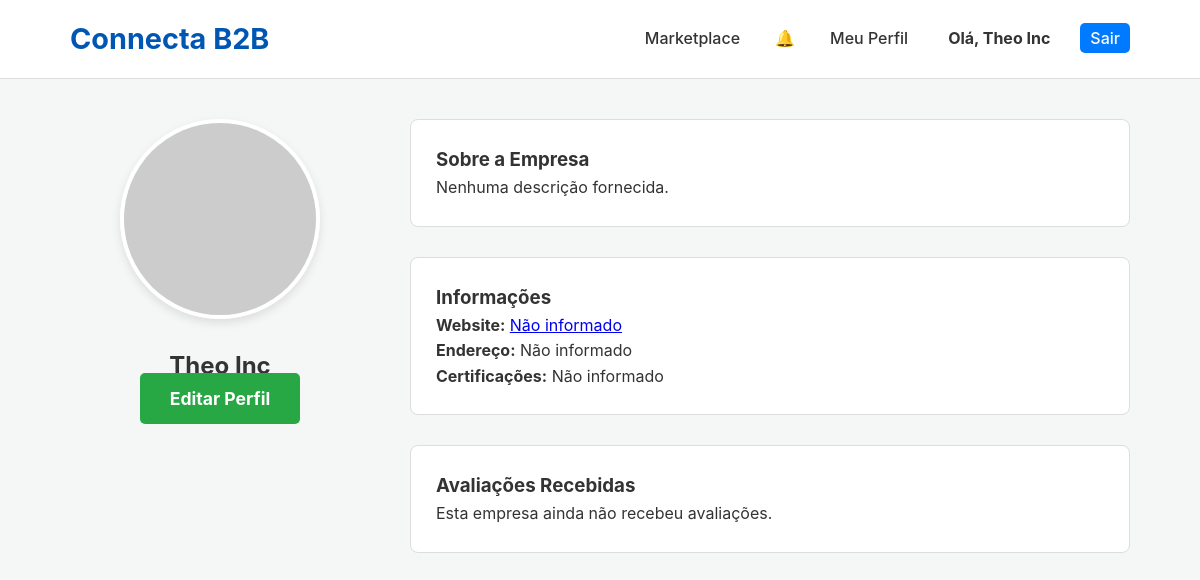
Page /company/2 (signed in) on the committed database.
### app.py (models this page shows, shortened)
class Company(db.Model):
    id = db.Column(db.Integer, primary_key=True); company_name = db.Column(db.String(150), nullable=False); cnpj = db.Column(db.String(18), unique=True, nullable=False); email = db.Column(db.String(150), unique=True, nullable=False); password_hash = db.Column(db.String(256), nullable=False); user_type = db.Column(db.String(50), nullable=False)
    is_verified = db.Column(db.Boolean, default=False); is_admin = db.Column(db.Boolean, default=False); is_active = db.Column(db.Boolean, default=True)
    logo_filename = db.Column(db.String(255), nullable=True); description = db.Column(db.Text, nullable=True); website = db.Column(db.String(255), nullable=True); address = db.Column(db.String(255), nullable=True); certifications = db.Column(db.String(255), nullable=True)
    created_at = db.Column(db.DateTime, default=datetime.utcnow)
    products = db.relationship('Product', backref='supplier', lazy=True, cascade="all, delete-orphan")
    notifications = db.relationship('Notification', foreign_keys='Notification.recipient_id', backref='recipient', lazy=True, cascade="all, delete-orphan")
    reviews_received = db.relationship('Review', foreign_keys='Review.supplier_id', backref='reviewed_supplier', lazy='dynamic')
    sent_quotes = db.relationship('QuoteRequest', foreign_keys='QuoteRequest.buyer_id', backref='buyer', lazy='dynamic')
    received_quotes = db.relationship('QuoteRequest', foreign_keys='QuoteRequest.supplier_id', backref='supplier', lazy='dynamic')
    quote_groups = db.relationship('QuoteGroup', backref='buyer', lazy=True)
    open_rfqs = db.relationship('OpenRFQ', backref='buyer', lazy=True) # RFQ: Ligação com a empresa que criou
    open_rfq_responses = db.relationship('OpenRFQResponse', backref='supplier', lazy=True) # RFQ: Ligação com as respostas

### app.py (the view)
@app.route('/company/<int:company_id>')
@login_required
def company_profile(company_id):
    company = db.session.get(Company, company_id)
    avg_rating = db.session.query(func.avg(Review.rating)).filter(Review.supplier_id == company.id).scalar()
    reviews = Review.query.filter_by(supplier_id=company_id).order_by(Review.timestamp.desc()).all()
    return render_template('company_profile.html', company=company, avg_rating=avg_rating, reviews=reviews)

### app.py (called while the page is built)
def login_required(f):
    @wraps(f)
    def decorated_function(*args, **kwargs):
        if 'company_id' not in session: flash('Você precisa estar logado.', 'error'); return redirect(url_for('login'))
        return f(*args, **kwargs)
    return decorated_function

@app.context_processor
def inject_notifications():
    if 'company_id' in session:
        unread_count = db.session.query(Notification).filter_by(recipient_id=session['company_id'], read=False).count()
        cart_item_count = len(session.get('cart', {})) if session.get('user_type') == 'buyer' else 0
        return dict(unread_notifications=unread_count, cart_item_count=cart_item_count)
    return dict(unread_notifications=0, cart_item_count=0)

### templates/company_profile.html (shortened to what this page needs)
<!DOCTYPE html>
<html lang="pt-br">
<head>
    <link rel="stylesheet" href="{{ url_for('static', filename='css/style.css') }}">
</head>
<body>
    <header class="main-header">
        <div class="container">
            <a href="{{ url_for('home') }}" style="text-decoration: none;"><h1 class="logo">Connecta B2B</h1></a>
            <nav class="main-nav">
                <ul>
                    <li><a href="{{ url_for('products') }}">Marketplace</a></li>
                    <li><a href="{{ url_for('notifications') }}" style="position: relative; padding: 5px;">&#128276; </a></li>
                    <li><a href="{{ url_for('company_profile', company_id=session.company_id) }}">Meu Perfil</a></li>
                    <li><a href="{{ url_for('dashboard') }}"><strong>Olá, {{ session.company_name }}</strong></a></li>
                    <li><a href="{{ url_for('logout') }}" class="login-button">Sair</a></li>
                </ul>
            </nav>
        </div>
    </header>
    <main class="container" style="padding: 40px 20px;">
        <div class="profile-grid">
            <aside class="profile-sidebar">
                <img src="{{ url_for('static', filename='uploads/' + company.logo_filename) if company.logo_filename else 'https://via.placeholder.com/200' }}" alt="Logo de {{ company.company_name }}" class="profile-logo">
                <h2>{{ company.company_name }} {% if company.is_verified %}<span class="verified-seal" title="Empresa Verificada">✔</span>{% endif %}</h2>
                {% if company.id == session.company_id %}
                    <a href="{{ url_for('edit_profile') }}" class="cta-button" style="text-decoration:none;">Editar Perfil</a>
                {% endif %}
            </aside>
            <div class="profile-main">
                <div class="profile-section">
                    <h3>Sobre a Empresa</h3>
                    <p>{{ company.description or 'Nenhuma descrição fornecida.' }}</p>
                </div>
                <div class="profile-section">
                    <h3>Informações</h3>
                    <p><strong>Website:</strong> <a href="{{ company.website }}" target="_blank" rel="noopener noreferrer">{{ company.website or 'Não informado' }}</a></p>
                    <p><strong>Endereço:</strong> {{ company.address or 'Não informado' }}</p>
                    <p><strong>Certificações:</strong> {{ company.certifications or 'Não informado' }}</p>
                </div>
                {% if company.user_type == 'supplier' %}
                <div class="profile-section">
                    <h3>Avaliações Recebidas</h3>
                    {% for review in reviews %}
                        <div class="review-card">
                            <p><span class="rating-stars">{% for i in range(review.rating) %}&#9733;{% endfor %}{% for i in range(5-review.rating) %}<span style="color:#ccc;">&#9733;</span>{% endfor %}</span></p>
                            {% if review.comment %}<p><em>"{{ review.comment }}"</em></p>{% endif %}
                            <small>Avaliado por <strong><a href="{{ url_for('company_profile', company_id=review.reviewer_id) }}">{{ review.quote.buyer.company_name }}</a></strong> em {{ review.timestamp.strftime('%d/%m/%Y') }}</small>
                        </div>
                    {% else %}
                        <p>Esta empresa ainda não recebeu avaliações.</p>
                    {% endfor %}
                </div>
                {% endif %}
            </div>
        </div>
    </main>
</body>
</html>

### static/css/style.css (style rules this page uses)
* { margin: 0; padding: 0; box-sizing: border-box; }
body { font-family: -apple-system, BlinkMacSystemFont, 'Segoe UI', Roboto, Helvetica, Arial, sans-serif; line-height: 1.6; background-color: #f4f7f6; color: #333; }
.container { max-width: 1100px; margin: 0 auto; padding: 0 20px; }
.main-header { background-color: #ffffff; padding: 1rem 0; border-bottom: 1px solid #ddd; position: sticky; top: 0; z-index: 1000; }
.main-header .container { display: flex; justify-content: space-between; align-items: center; }
.logo { color: #0056b3; font-size: 1.8rem; font-weight: 700; }
.main-nav ul { list-style-type: none; display: flex; gap: 20px; }
.main-nav a { text-decoration: none; color: #333; font-weight: 500; padding: 5px 10px; transition: color 0.3s ease; }
.login-button { background-color: #007bff; color: #ffffff !important; border-radius: 5px; padding: 8px 15px; transition: background-color 0.3s ease; }
.cta-button { background-color: #28a745; color: #ffffff; padding: 15px 30px; font-size: 1.1rem; font-weight: bold; text-decoration: none; border-radius: 5px; transition: background-color 0.3s ease; }

### templates/company_profile.html (style rules this page uses)
.profile-grid { display: grid; grid-template-columns: 300px 1fr; gap: 40px; }
.profile-sidebar { text-align: center; }
.profile-logo { width: 200px; height: 200px; border-radius: 50%; object-fit: cover; border: 4px solid #fff; box-shadow: 0 4px 10px rgba(0,0,0,0.1); margin-bottom: 20px; }
.profile-section { background-color: #fff; padding: 25px; border-radius: 8px; border: 1px solid #ddd; margin-bottom: 30px; }

### rows in the picture
Company: company_name "Theo Inc", description "Nenhuma descrição fornecida.", website "Não informado", address "Não informado", certifications "Não informado"
